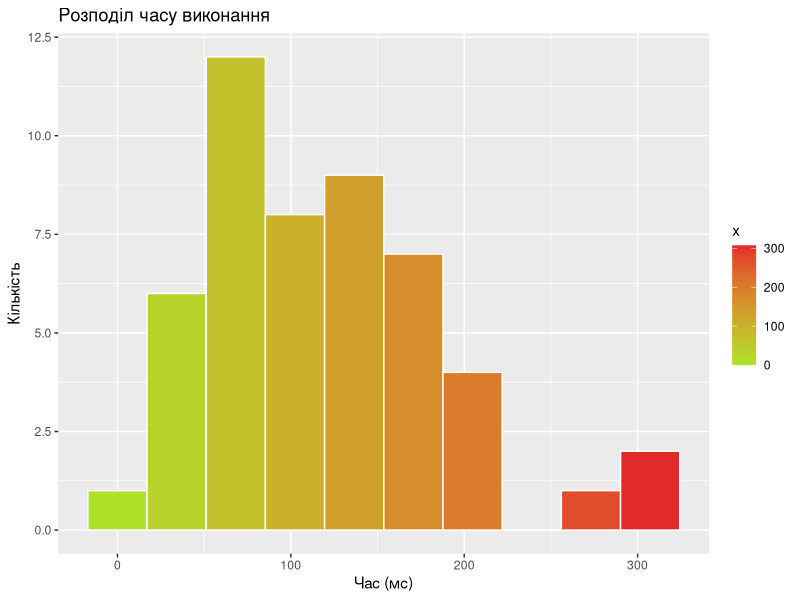
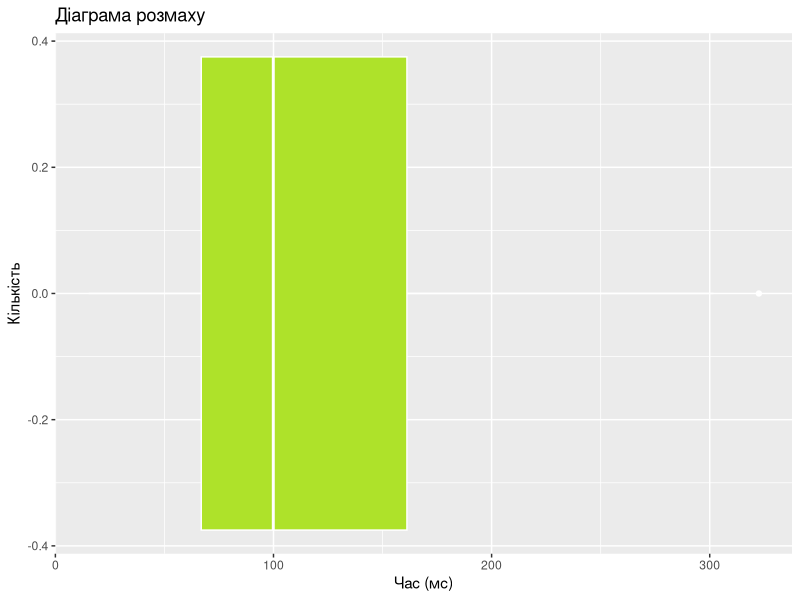

These charts were generated, in order, by the following R code:
## ---- chunk 1
packageNeed <- c(
  "dplyr",
  "ggplot2",
  "knitr"
)

# За потреби один раз інсталюйте відсутні пакети:
# install.packages(setdiff(packageNeed, rownames(installed.packages())))

invisible(lapply(packageNeed, library, character.only = TRUE))
## ---- chunk 2
set.seed(1)
sql_vec <- round(rlnorm(50, meanlog = 4.5, sdlog = 0.8), 2)

head(sql_vec)
## ---- chunk 3
sql_frame <- data.frame(
  query_id = 1:length(sql_vec),
  time_ms = sql_vec
)

knitr::kable(
  head(sql_frame),
  align = "l",
  caption = "Час виконання SQL запиту (мс)"
)
## ---- chunk 4
summary(sql_frame)
## ---- chunk 5
var(sql_frame$time_ms)
## ---- chunk 6
sd(sql_frame$time_ms)
## ---- chunk 7
ggplot(data = sql_frame, aes(x = time_ms, fill = after_stat(x))) +
  geom_histogram(bins = 10, color = "white") +
  scale_fill_gradient(
    low = "#aee22a",  
    high = "#e22a2a"  
  ) +
  labs(
    title = "Розподіл часу виконання",
    x = "Час (мс)",
    y = "Кількість"
  )
## ---- chunk 8
ggplot(data = sql_frame, aes(x = time_ms)) +
  geom_boxplot(fill = "#aee22a", color = "white") +
  labs(
    title = "Діаграма розмаху",
    x = "Час (мс)",
    y = "Кількість",
    
  )
